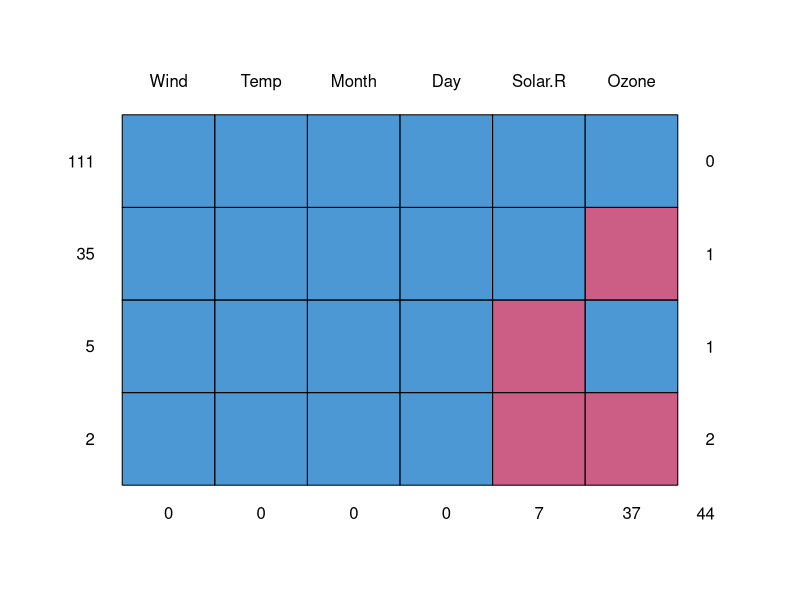
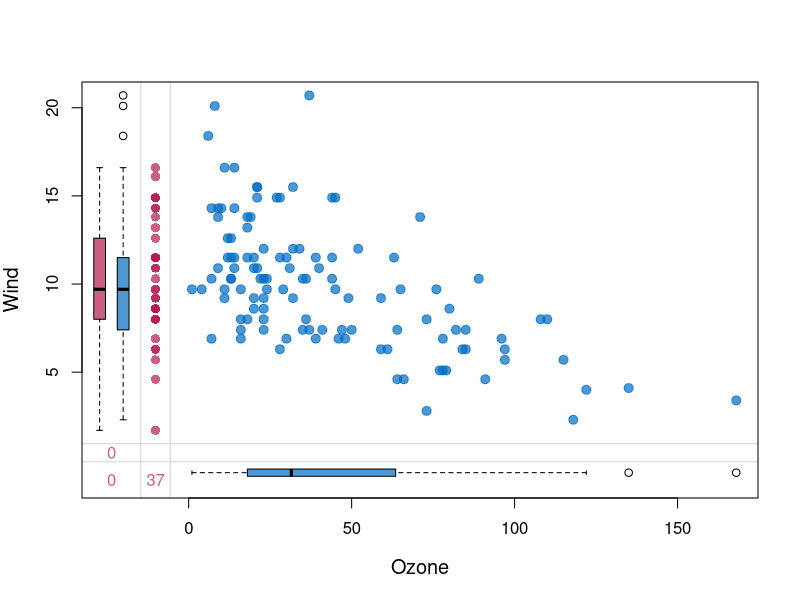
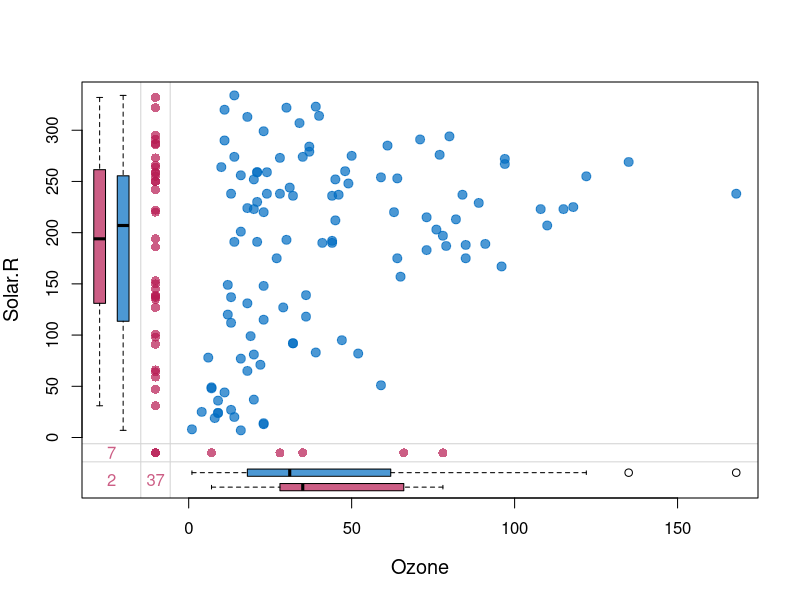
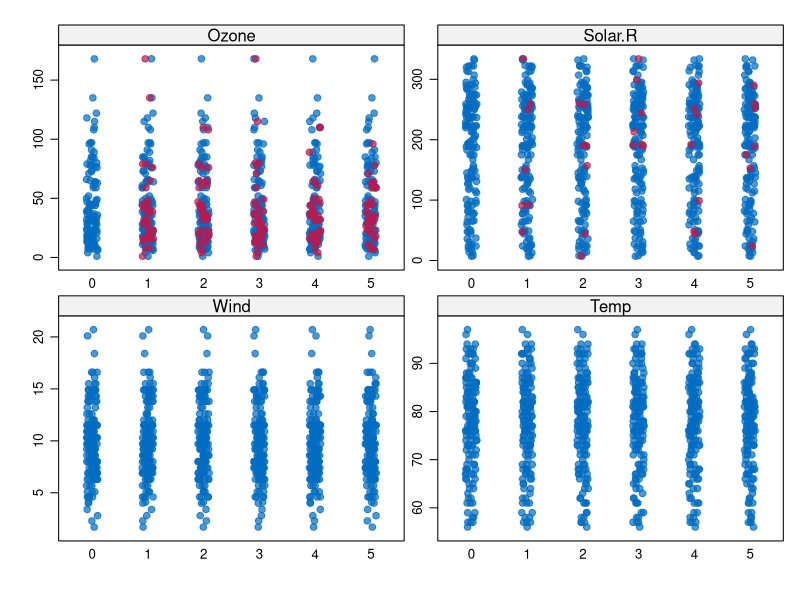
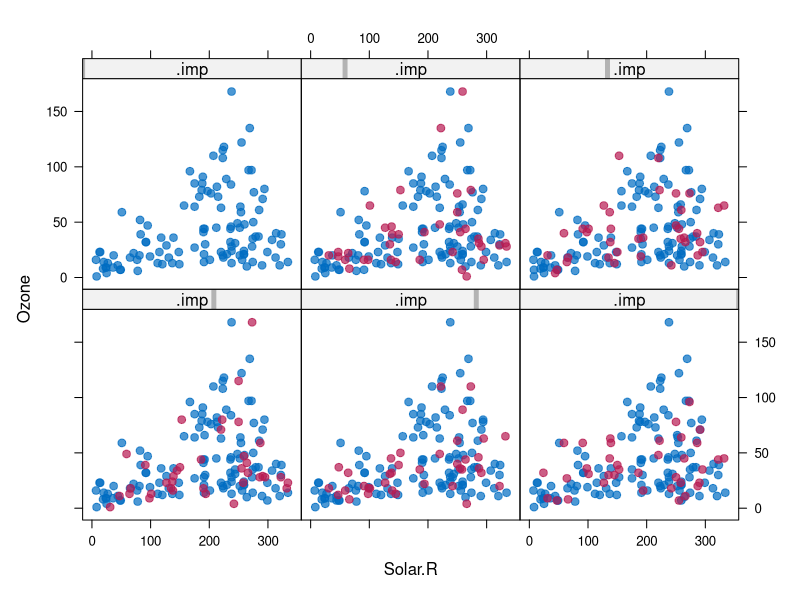
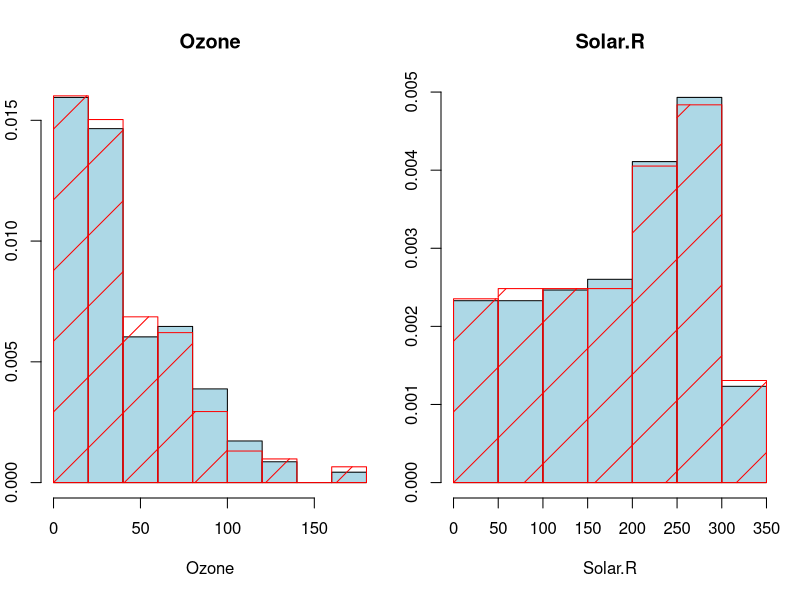

Source code (R) for these figures, in order:
## ---- chunk 1
knitr::opts_chunk$set(echo = TRUE)
## ---- chunk 2

library(mice) # charge la librairie mice
library(VIM)


## ---- chunk 3
d = data.frame(airquality) #c'est une base de donnée pré-installée avec R
str(d) # affiche la structure (le type) des données

d$Month = as.factor(d$Month) # on les met en facteur
d$Day = as.factor(d$Day)

summary(d)


## ---- chunk 4

md.pattern(d)
cat("On remarque que les variables Ozone et Solar.R présentent des valauers manquantes")

marginplot(airquality[, c("Ozone","Wind")], col = mdc(c("obs", "mis")), cex = 1.2, cex.lab = 1.2,pch=19)

marginplot(airquality[, c("Ozone","Solar.R")], col = mdc(c("obs", "mis")), cex = 1.2, cex.lab = 1.2,pch=19)
## ---- chunk 5
d = d[,c(1:4)]
dm = mice(d, m = 5, seed=10, print = FALSE, maxit = 50)
summary(dm)

#pmm il prendd les x valeurs les pluys ⁾roches et prend l'une d('elle)



print(dm$imp)

d1 = complete(dm,1)
summary(d1)
d2 = complete(dm,2)
summary(d2)
d3 = complete(dm,3)
summary(d3)
d4 = complete(dm,4)
summary(d4)
d5 = complete(dm,5)
summary(d5)
## ---- chunk 6
library(lattice)
stripplot(dm, pch = 20, cex = 1.2)

xyplot(dm, Ozone ~ Solar.R|.imp, pch = 20, cex = 1.4)

par(mfrow=c(1,2))
hist(d[,1], col="lightblue", probability = TRUE, xlab = "Ozone", main = "Ozone")
hist(d1[,1], density = 2, add= TRUE, border = "red", probability = TRUE, col ="red")

hist(d[,2], col="lightblue", probability = TRUE, xlab = "Solar.R", main = "Solar.R")
hist(d1[,2], density = 2, add= TRUE, border = "red", probability = TRUE, col ="red")


## ---- chunk 7

fit <- with(dm, lm(Ozone ~ Solar.R + Wind + Temp))


#print(fit[1])
#print(fit[2])
#print(fit[3])
#print(fit[4])

sapply(fit$analyse, coef)
print(fit[4]$analyses[1])

fitpool = pool(fit)
summary(fitpool)

fitpool$qhat
fitpool$qba
